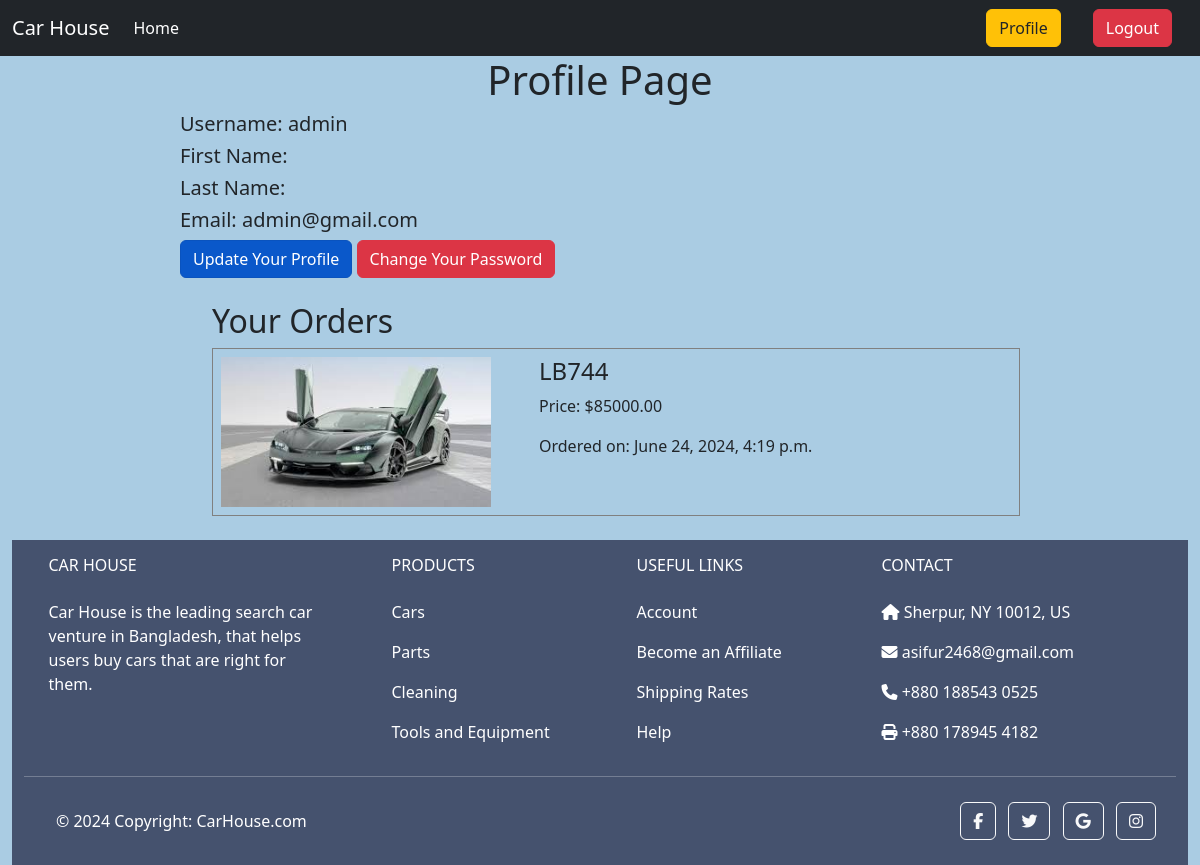
The page /orders/ (signed in) on the database its author committed.
### CarApp/models.py (models this page shows, shortened)
class Order(models.Model):
    user = models.ForeignKey(User, on_delete=models.CASCADE)
    car = models.ForeignKey(Car, on_delete=models.CASCADE)
    date_ordered = models.DateTimeField(auto_now_add=True)

class Car(models.Model):
    name = models.CharField(max_length=100)
    description = models.TextField()
    price = models.DecimalField(max_digits=10, decimal_places=2)
    quantity = models.IntegerField(default=1)
    brand = models.ForeignKey(Brand, on_delete=models.CASCADE)
    image = models.ImageField(upload_to='media/cars')

### CarApp/views.py (the view)
# urls.py: path('orders/', views.order_history, name='profile'),
@login_required
def order_history(request):
    orders = Order.objects.filter(user=request.user)
    return render(request, 'profile.html', {'orders': orders})

### CarApp/templates/profile.html (shortened to what this page needs)
{% extends 'base.html' %}
{%  load crispy_forms_tags %}
{% block content %}
<form style="width:70% ; margin : auto" method="POST">
    <h1 class="text-center ">Profile Page</h1>
    <h5>Username: {{ user.username }}</h5>
    <h5>First Name: {{ user.first_name }}</h5>
    <h5> Last Name: {{ user.last_name }}</h5>
    <h5>Email: {{ user.email }}</h5>
    <a href="edit_profile" class="btn btn-primary  active" role="button" aria-pressed="true">Update Your Profile</a>
    <a class="btn btn-danger " href="pass_change">Change Your Password</a>
<ul class="mt-4">
    <h2>Your Orders</h2>
    {% for order in orders %}
        <li class="d-flex p-2 gap-5" style="border:1px solid gray">
            <div class="">
            <img class="" style="height:150px ;width:270px" src="{{ order.car.image.url }}" alt="{{ car.name }}">
            </div>
            <div class="">
            <h4>{{ order.car.name }}</h4>
            <p>Price: ${{ order.car.price }}</p>
            <p>Ordered on: {{ order.date_ordered }}</p>
            </div>
        </li>
    {% endfor %}
</ul>
</form>
{% endblock content %}

### rows shown on the page
Order: car.image (picture), car.name "LB744", car.price "85000.00", date_ordered "June 24, 2024, 4:19 p.m."

### other values the page prints
{{ user.username }} "admin"
{{ user.email }} "admin@gmail.com"
